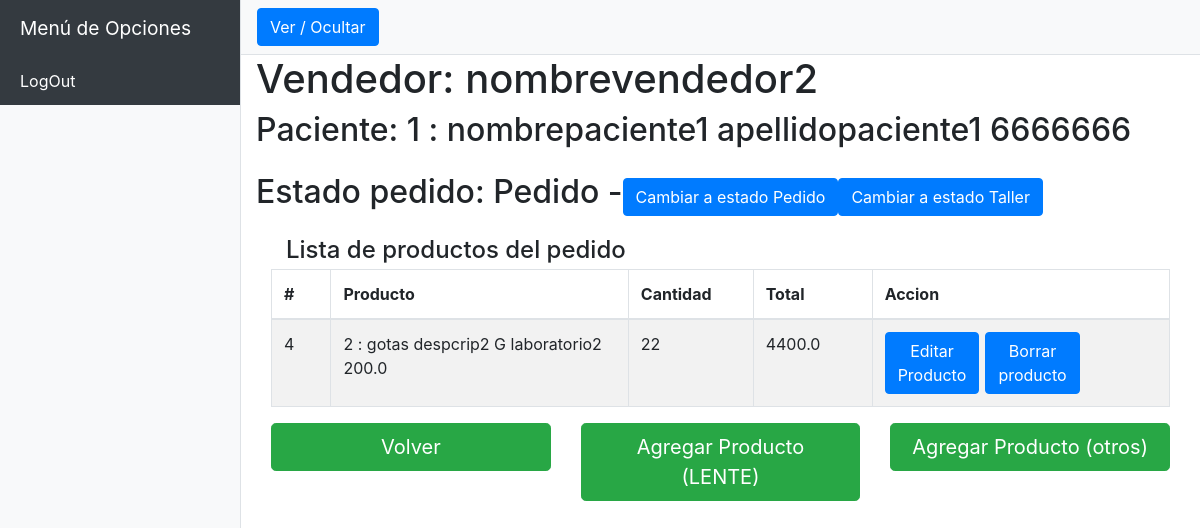
Screenshot of /clinica/ventas/pedido/1 with the database file from the repository.
### clinica/models.py (models this page shows, shortened)
class Personal(models.Model):
    usuario = models.OneToOneField(User, on_delete=models.CASCADE, related_name="personaluser")
    nombre = models.CharField(max_length=50)
    apellido = models.CharField(max_length=50)
    telefono = models.IntegerField()
    email = models.CharField(max_length=50)
    rol = models.ForeignKey(Rol2, on_delete=models.CASCADE, related_name="rolusuario")

class Pedido(models.Model):
    fecha = models.DateTimeField(default=datetime.now)
    vendedor = models.ForeignKey(Personal, on_delete=models.CASCADE, related_name="vendedorx")
    paciente = models.ForeignKey(Paciente, on_delete=models.CASCADE, related_name="pacientex")
    tipoPago = models.ForeignKey(TipoPago, on_delete=models.CASCADE, related_name="tipopagox")
    estado = models.ForeignKey(EstadoPedido, on_delete=models.CASCADE, related_name="estadox")

class Paciente(models.Model):
    nombre = models.CharField(max_length=50)
    apellido = models.CharField(max_length=50)
    telefono = models.IntegerField()
    def __str__(self):
        return f" {self.id} : {self.nombre} {self.apellido} {self.telefono} "

class ItemPedido(models.Model):
    pedido = models.ForeignKey(Pedido, on_delete=models.CASCADE, related_name="pedidositem")
    fecha = models.DateTimeField(default=datetime.now)## para simplificar los reportes
    vendedor = models.ForeignKey(Personal, on_delete=models.CASCADE, related_name="vendedorx2")## para simplificar reporte
    paciente = models.ForeignKey(Paciente, on_delete=models.CASCADE, related_name="pacientex2")## para simplificar reporte
    producto = models.ForeignKey(Producto, on_delete=models.CASCADE, related_name="productoitem")
    cantidad = models.IntegerField()
    total = models.FloatField()
    lejos = models.BooleanField(default=False)
    izquierda = models.BooleanField(default=False)
    armazon = models.BooleanField(default=False)

class Producto(models.Model):
    nombre = models.CharField(max_length=50)
    descripcion = models.CharField(max_length=255)
    clasificacion = models.ForeignKey(Clasificacion, on_delete=models.CASCADE, related_name="tipoproducto")
    laboratorio = models.CharField(max_length=50)
    lejos = models.BooleanField()
    izquierda = models.BooleanField()
    armazon = models.BooleanField()
    precio = models.FloatField()
    def __str__(self):
        return f" {self.id} : {self.nombre} {self.descripcion} {self.clasificacion} {self.laboratorio} {self.precio} "

class Clasificacion(models.Model):
    valores = (
        ('L', 'Lentes'),
        ('G', 'Gotas'),
        ('P', 'Pastillas'),
    )
    tipo = models.CharField(max_length=1, choices=valores)
    def __str__(self):
        return f" {self.tipo} "

### clinica/ventasviews.py (the view)
# urls.py: path("ventas/pedido/<int:pedido_id>", ventasviews.ventasDetallePedido, name="ventasDetallePedido"),
def ventasDetallePedido(request, pedido_id):
    pedido = Pedido.objects.get(id=pedido_id)
    personal = Personal.objects.get(id=pedido.vendedor.id)
    itemsPedido = ItemPedido.objects.all().filter(pedido=pedido)
    estado = pedido.estado
    estadoPedido = estado.get_tipo_display()
    return render(request, "clinica/ventas/detallepedido.html", {"personal" : personal, "pedido" : pedido, "estadoPedido" : estadoPedido, "itemsPedido" : itemsPedido, "form":FormularioNuevoTurno(idSecretaria=personal.id, idPaciente=1)})

### clinica/templates/clinica/ventas/detallepedido.html (shortened to what this page needs)
{% extends "clinica/ventas/base.html" %}
{% block body %}
    <div class="container">
        <div class="row">
            <h1>Vendedor: {{ personal.nombre }} </h1>
            <h2>Paciente: {{ pedido.paciente }}</h2>
        </div>
        <div class="row">
            <h2>Estado pedido: {{ estadoPedido }} - </h2>
            <form class="form-inline" action="{% url 'clinica:ventasModificarEstadoPedido' pedido.id %}" method="POST">
                <button class="btn btn-primary " type="submit">Cambiar a estado Pedido</button>
            </form>
            <form class="form-inline" action="{% url 'clinica:ventasModificarEstadoPedido' pedido.id %}" method="POST">
                <button class="btn btn-primary " type="submit">Cambiar a estado Taller</button>
            </form>
        </div>
        <p>
        <p>
        <div class="col-md-12 order-md-1">
            <h4 class="mb-1">Lista de productos del pedido</h4>
        </div>
        <div class="list-group">
            <table class="table table-condensed table-striped table-bordered table-hover">
                <thead>
                    <tr>
                        <th style="width:5%">#</th>
                        <th style="width:25%">Producto</th>
                        <th style="width:10%">Cantidad</th>
                        <th style="width:10%">Total</th>
                        <th style="width:25%">Accion</th>
                    </tr>
                </thead>
                <tbody>
                    {% for itemPedido in itemsPedido %}
                        <tr>
                            <td>{{itemPedido.id}}</td>
                            <td>{{itemPedido.producto}}</td>
                            <td>{{itemPedido.cantidad}}</td>
                            <td>{{itemPedido.total}}</td>
                            <td>
                                <div class="row">
                                    <div class="col-sm-4">
                                        <a href="{% url 'clinica:ventasEdicionItemPedido' itemPedido.id %}"">
                                            <button class="btn btn-primary" type="submit">Editar Producto</button>
                                        </a>
                                    </div>
                                    <div class="col-sm-4">
                                        <form class="form-inline" action="{% url 'clinica:ventasBorrarItemPedido' itemPedido.id %}" method="POST">
                                            <button class="btn btn-primary " type="submit">Borrar producto</button>
                                        </form>
                                    </div>
                                </div>
                            </td>
                        </tr>
                    {% endfor %}
                </tbody>
            </table>
        </div>
        <div class="row">
            <div class="col-sm-4">
                <a href="{% url 'clinica:ventasIndex' %}"">
                    <button class="btn btn-success btn-lg btn-block" type="submit">Volver</button>
                </a>
            </div>
            <div class="col-sm-4">
                <a href="{% url 'clinica:ventasNuevoItemPedidoLente' pedido.id %}"">
                    <button class="btn btn-success btn-lg btn-block" type="submit">Agregar Producto (LENTE)</button>
                </a>
            </div>
            <div class="col-sm-4">
                <a href="{% url 'clinica:ventasNuevoItemPedido' pedido.id %}"">
                    <button class="btn btn-success btn-lg btn-block" type="submit">Agregar Producto (otros)</button>
                </a>
            </div>
        </div>
    </div>
{% endblock %}

### static/css/simple-sidebar.css (style rules this page uses)
body { overflow-x: hidden; }

### rows the page displays
Personal: nombre "nombrevendedor2"
Pedido: paciente "1 : nombrepaciente1 apellidopaciente1 6666666"
ItemPedido: id "4", producto "2 : gotas despcrip2 G laboratorio2 200.0", cantidad "22", total "4400.0"

### other values shown
{{ estadoPedido }} "Pedido"
